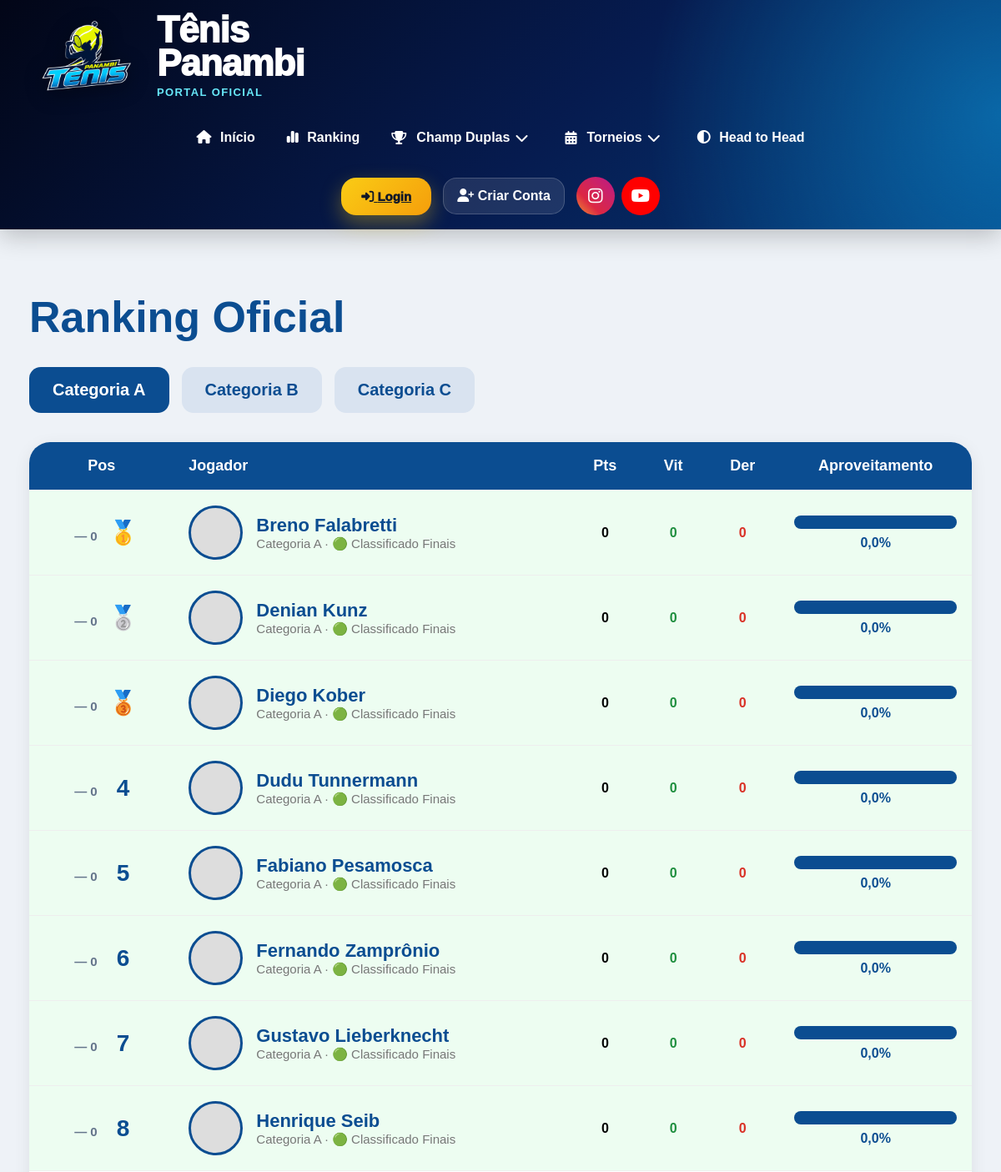
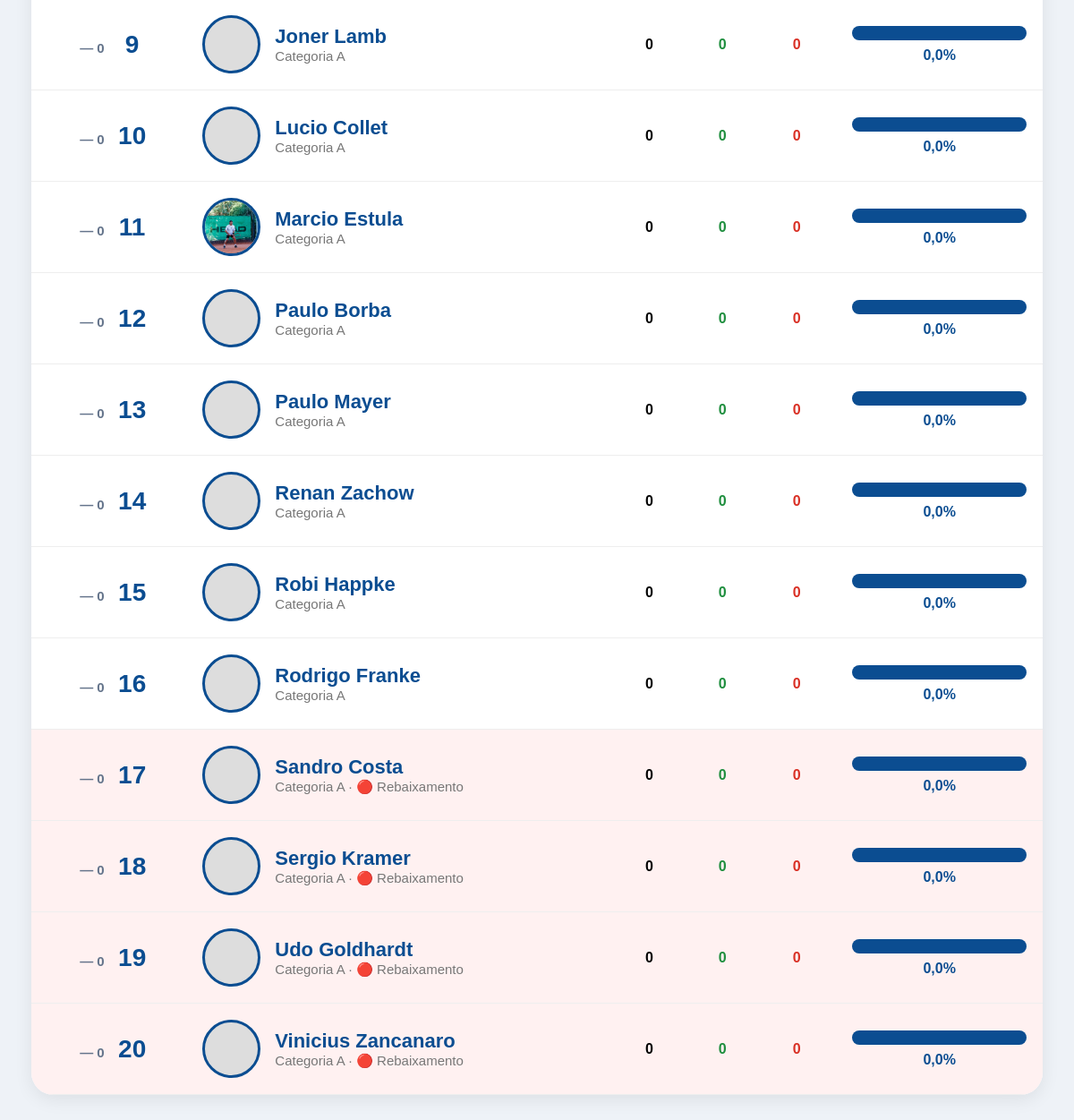
The page /ranking/ on the database its author committed (2 pictures, top to bottom).
### core/models.py (models this page shows, shortened)
class RankingJogador(models.Model):
    torneio = models.ForeignKey(
        Torneio,
        on_delete=models.CASCADE
    )
    categoria = models.ForeignKey(
        CategoriaTorneio,
        on_delete=models.CASCADE
    )
    jogador = models.ForeignKey(
        Jogador,
        on_delete=models.CASCADE
    )
    posicao = models.IntegerField(default=0)
    posicao_anterior = models.IntegerField(default=0)
    pontos = models.IntegerField(default=0)
    pontos = models.IntegerField(default=0)
    vitorias = models.IntegerField(default=0)
    derrotas = models.IntegerField(default=0)
    games_feitos = models.IntegerField(default=0)
    games_sofridos = models.IntegerField(default=0)
    aproveitamento = models.FloatField(default=0)
    posicao = models.IntegerField(default=0)
    status_ranking = models.CharField(
        max_length=30,
        blank=True,
        null=True
    )

class Jogador(models.Model):
    CATEGORIAS = [
        ('A', 'Categoria A'),
        ('B', 'Categoria B'),
        ('C', 'Categoria C'),
    ]
    NIVEIS = [
        ('INICIANTE', 'Iniciante'),
        ('INTERMEDIARIO', 'Intermediário'),
        ('AVANCADO', 'Avançado'),
    ]
    MAOS = [
        ('DIREITA', 'Direita'),
        ('ESQUERDA', 'Esquerda'),
    ]
    BACKHANDS = [
        ('UMA_MAO', '1 mão'),
        ('DUAS_MAOS', '2 mãos'),
    ]
    ESTILOS_JOGO = [
        ('OFENSIVO', 'Ofensivo'),
        ('DEFENSIVO', 'Defensivo'),
        ('ALL_COURT', 'All Court'),
        ('SAQUE_VOLEIO', 'Saque e Voleio'),
    ]
    CLUBES = [
        ('TENIS_PANAMBI', 'Tênis Panambi'),
        ('AABB', 'AABB'),
        ('AFUBRA', 'Afubra'),
        ('OUTRO', 'Outro'),
    ]
    usuario = models.OneToOneField(
        User,
        on_delete=models.SET_NULL,
        null=True,
        blank=True
    )
    nome = models.CharField(max_length=150)
    email = models.EmailField(
        blank=True,
        null=True
    )
    telefone = models.CharField(
        max_length=30,
        blank=True,
        null=True
    )
    cidade = models.CharField(
        max_length=100,
        blank=True,
        null=True
    )
    categoria = models.CharField(
        max_length=1,
        choices=CATEGORIAS,
        blank=True,
        null=True
    )
    nivel = models.CharField(
        max_length=20,
        choices=NIVEIS,
        default='INICIANTE'
    )
    mao_dominante = models.CharField(
        max_length=20,
        choices=MAOS,
        default='DIREITA'
    )
    raquete = models.CharField(
        max_length=100,
        blank=True,
        null=True
    )
    instagram = models.CharField(
        max_length=100,
        blank=True,
        null=True
    )
    foto = models.ImageField(
        upload_to='jogadores/',
        blank=True,
        null=True
    )
    ano_inicio = models.PositiveIntegerField(
        blank=True,
        null=True,
        verbose_name='Ano que começou a jogar'
    )
    clube = models.CharField(
        max_length=30,
        choices=CLUBES,
        blank=True,
        null=True
    )
    backhand = models.CharField(
        max_length=20,
        choices=BACKHANDS,
        blank=True,
        null=True
    )
    estilo_jogo = models.CharField(
        max_length=30,
        choices=ESTILOS_JOGO,
        blank=True,
        null=True
    )
    jogador_favorito = models.CharField(
        max_length=100,
        blank=True,
        null=True
    )
    frase_pessoal = models.CharField(
        max_length=200,
        blank=True,
        null=True
    )
    jogos_historicos = models.IntegerField(default=0)
    vitorias_historicas = models.IntegerField(default=0)
    derrotas_historicas = models.IntegerField(default=0)
    titulos_cd = models.IntegerField(default=0)
    vice_cd = models.IntegerField(default=0)
    semifinal_cd = models.IntegerField(default=0)
    ativo = models.BooleanField(default=False)
    cadastro_revisado = models.BooleanField(default=False)
    criado_em = models.DateTimeField(auto_now_add=True)
    class Meta:
        ordering = ['categoria', 'nome']

class CategoriaTorneio(models.Model):
    CATEGORIAS = [
        ('A', 'Categoria A'),
        ('B', 'Categoria B'),
        ('C', 'Categoria C'),
    ]
    torneio = models.ForeignKey(
        Torneio,
        on_delete=models.CASCADE,
        related_name='categorias'
    )
    categoria = models.CharField(
        max_length=1,
        choices=CATEGORIAS
    )
    quantidade_jogadores = models.IntegerField(default=20)
    classificados_finais = models.IntegerField(default=8)
    promovidos = models.IntegerField(default=0)
    rebaixados = models.IntegerField(default=0)
    melhores_resultados = models.IntegerField(default=10)
    max_jogos_por_rodada = models.IntegerField(default=2)
    rodadas_contabilizadas = models.IntegerField(
    default=10
)

### core/views.py (the view)
def ranking(request):
    torneio_ativo = Torneio.objects.filter(
        ativo=True
    ).order_by(
        '-ano',
        '-edicao',
        '-id'
    ).first()
    if not torneio_ativo:
        ranking_a = []
        ranking_b = []
        ranking_c = []
    else:
        ranking_a = RankingJogador.objects.filter(
            torneio=torneio_ativo,
            categoria__categoria='A'
        ).order_by('posicao')
        ranking_b = RankingJogador.objects.filter(
            torneio=torneio_ativo,
            categoria__categoria='B'
        ).order_by('posicao')
        ranking_c = RankingJogador.objects.filter(
            torneio=torneio_ativo,
            categoria__categoria='C'
        ).order_by('posicao')
    def aplicar_variacao(lista):
        for r in lista:
            r.variacao_posicao = 0
            r.direcao_posicao = 'igual'
            if r.posicao_anterior and r.posicao_anterior > 0:
                if r.posicao < r.posicao_anterior:
                    r.variacao_posicao = r.posicao_anterior - r.posicao
                    r.direcao_posicao = 'subiu'
                elif r.posicao > r.posicao_anterior:
                    r.variacao_posicao = r.posicao - r.posicao_anterior
                    r.direcao_posicao = 'desceu'
        return lista
    ranking_a = aplicar_variacao(list(ranking_a))
    ranking_b = aplicar_variacao(list(ranking_b))
    ranking_c = aplicar_variacao(list(ranking_c))
    return render(
        request,
        'ranking/lista.html',
        {
            'torneio_ativo': torneio_ativo,
            'ranking_a': ranking_a,
            'ranking_b': ranking_b,
            'ranking_c': ranking_c,
        }
    )

### core/templates/ranking/lista.html (shortened to what this page needs)
{% extends 'base/base.html' %}
{% block content %}
<div class="ranking-page">
    <h1 class="ranking-title">
        Ranking Oficial
    </h1>
    <div class="ranking-tabs">
        <button onclick="mostrarCategoria('A')" id="btnA">
            Categoria A
        </button>
        <button onclick="mostrarCategoria('B')" id="btnB">
            Categoria B
        </button>
        <button onclick="mostrarCategoria('C')" id="btnC">
            Categoria C
        </button>
    </div>
    <div id="rankingA">
        {% include 'ranking/tabela.html' with ranking=ranking_a %}
    </div>
</div>
{% endblock %}

### core/templates/ranking/tabela.html (shortened to what this page needs)
<div class="ranking-box">
    <table class="ranking-table">
        <tr class="header">
            <th style="text-align:center;">Pos</th>
            <th style="text-align:left;">Jogador</th>
            <th style="text-align:center;">Pts</th>
            <th style="text-align:center;">Vit</th>
            <th style="text-align:center;">Der</th>
            <th style="text-align:center;">Aproveitamento</th>
        </tr>
        {% for r in ranking %}
        <tr
        {% if r.categoria.categoria != 'A' and r.posicao <= 2 %}
            style="background:#e8f1ff;"
        {% elif r.posicao <= 8 %}
            style="background:#edfdf1;"
        {% elif r.status_ranking == 'REBAIXADO' %}
            style="background:#fff1f1;"
        {% endif %}
        >
            <td class="pos-cell">
                <div style="
                display:flex;
                align-items:center;
                justify-content:center;
                gap:10px;
                ">
                    <div style="width:42px;text-align:right;">
                        {% if r.posicao_anterior > 0 %}
                            {% if r.direcao_posicao == 'subiu' %}
                                <span style="color:#16a34a;font-size:15px;font-weight:900;">
                                    ▲ {{ r.variacao_posicao }}
                                </span>
                            {% elif r.direcao_posicao == 'desceu' %}
                                <span style="color:#dc2626;font-size:15px;font-weight:900;">
                                    ▼ {{ r.variacao_posicao }}
                                </span>
                            {% else %}
                                <span style="color:#64748b;font-size:15px;font-weight:900;">
                                    — 0
                                </span>
                            {% endif %}
                        {% endif %}
                    </div>
                    <div style="
                    min-width:42px;
                    text-align:center;
                    font-size:28px;
                    font-weight:900;
                    color:#0b4d91;
                    ">
                        {% if r.posicao == 1 %}
                            🥇
                        {% elif r.posicao == 2 %}
                            🥈
                        {% elif r.posicao == 3 %}
                            🥉
                        {% else %}
                            {{ r.posicao }}
                        {% endif %}
                    </div>
                </div>
            </td>
            <td>
                <div class="ranking-player">
                    {% if r.jogador.foto %}
                        <img src="{{ r.jogador.foto.url }}" class="ranking-photo">
                    {% else %}
                        <div class="ranking-photo"></div>
                    {% endif %}
                    <div>
                        <div class="ranking-name">
                            {{ r.jogador.nome }}
                        </div>
                        <div class="ranking-sub">
                            Categoria {{ r.categoria.categoria }}
                            {% if r.categoria.categoria != 'A' and r.posicao <= 2 %}
                                {% if r.categoria.categoria == 'B' %}
                                    · 🔵 Acesso Cat. A
                                {% elif r.categoria.categoria == 'C' %}
                                    · 🔵 Acesso Cat. B
                                {% endif %}
                            {% elif r.posicao <= 8 %}
                                · 🟢 Classificado Finais
                            {% elif r.status_ranking == 'REBAIXADO' %}
                                · 🔴 Rebaixamento
                            {% endif %}
                        </div>
                    </div>
                </div>
            </td>
            <td class="center">{{ r.pontos }}</td>
            <td class="center green">{{ r.vitorias }}</td>
            <td class="center red">{{ r.derrotas }}</td>
            <td style="text-align:center;">
                <div class="progress">
                    <div class="progress-bar" style="width:{{ r.aproveitamento }}%;"></div>
                </div>
                <div class="aproveitamento-text">
                    {{ r.aproveitamento }}%
                </div>
            </td>
        </tr>
        {% empty %}
        <tr>
            <td colspan="6" class="empty-ranking">
                Nenhum jogador no ranking desta categoria.
            </td>
        </tr>
        {% endfor %}
    </table>
</div>

### core/templates/base/base.html (style rules this page uses)
* { margin:0; padding:0; box-sizing:border-box; font-family:Arial, Helvetica, sans-serif; }
body { background:#eef2f7; overflow-x:hidden; }
table { width:100%; border-collapse:collapse; }
img { max-width:100%; }

### core/templates/ranking/lista.html (style rules this page uses)
.ranking-page { max-width:1300px; margin:40px auto; }
.ranking-title { font-size:52px; color:#0b4d91; margin-bottom:30px; }
.ranking-tabs { display:flex; gap:15px; margin-bottom:35px; }
.ranking-tabs button { padding:16px 28px; border:none; border-radius:14px; background:#d9e3f0; color:#0b4d91; font-size:20px; font-weight:bold; cursor:pointer; }
#btnA { background:#0b4d91; color:white; }

### core/templates/ranking/tabela.html (style rules this page uses)
.ranking-box { background:white; border-radius:25px; overflow:hidden; box-shadow:0 5px 20px rgba(0,0,0,0.08); }
.ranking-table { width:100%; border-collapse:collapse; }
.ranking-table tr.header { background:#0b4d91; color:white; font-size:18px; }
.ranking-table th, .ranking-table td { padding:18px; border-bottom:1px solid #eee; }
.pos-cell { text-align:center; font-size:28px; font-weight:bold; color:#0b4d91; }
.ranking-player { display:flex; align-items:center; gap:16px; }
.ranking-photo { width:65px; height:65px; border-radius:50%; object-fit:cover; border:3px solid #0b4d91; background:#ddd; }
.ranking-name { font-size:22px; font-weight:bold; color:#0b4d91; }
.ranking-sub { color:#777; font-size:15px; }
.center { text-align:center; font-weight:bold; }
.green { color:#1e8e3e; }
.red { color:#d93025; }
.progress { width:100%; background:#e5e7eb; border-radius:20px; overflow:hidden; height:16px; }
.progress-bar { background:#0b4d91; height:16px; }
.aproveitamento-text { margin-top:8px; font-weight:bold; color:#0b4d91; }

### rows shown on the page
RankingJogador: posicao_anterior "— 0", jogador.nome "Breno Falabretti", categoria.categoria "A", posicao "· 🟢 Classificado Finais", pontos "0", vitorias "0", derrotas "0", aproveitamento "0,0"
RankingJogador: posicao_anterior "— 0", jogador.nome "Denian Kunz", categoria.categoria "A", posicao "· 🟢 Classificado Finais", pontos "0", vitorias "0", derrotas "0", aproveitamento "0,0"
RankingJogador: posicao_anterior "— 0", jogador.nome "Diego Kober", categoria.categoria "A", posicao "· 🟢 Classificado Finais", pontos "0", vitorias "0", derrotas "0", aproveitamento "0,0"
RankingJogador: posicao_anterior "— 0", posicao "4", jogador.nome "Dudu Tunnermann", categoria.categoria "A", shows "· 🟢 Classificado Finais", pontos "0", vitorias "0", derrotas "0", aproveitamento "0,0"
RankingJogador: posicao_anterior "— 0", posicao "5", jogador.nome "Fabiano Pesamosca", categoria.categoria "A", shows "· 🟢 Classificado Finais", pontos "0", vitorias "0", derrotas "0", aproveitamento "0,0"
RankingJogador: posicao_anterior "— 0", posicao "6", jogador.nome "Fernando Zamprônio", categoria.categoria "A", shows "· 🟢 Classificado Finais", pontos "0", vitorias "0", derrotas "0", aproveitamento "0,0"
RankingJogador: posicao_anterior "— 0", posicao "7", jogador.nome "Gustavo Lieberknecht", categoria.categoria "A", shows "· 🟢 Classificado Finais", pontos "0", vitorias "0", derrotas "0", aproveitamento "0,0"
RankingJogador: posicao_anterior "— 0", posicao "8", jogador.nome "Henrique Seib", categoria.categoria "A", shows "· 🟢 Classificado Finais", pontos "0", vitorias "0", derrotas "0", aproveitamento "0,0"
RankingJogador: posicao_anterior "— 0", posicao "9", jogador.nome "Joner Lamb", categoria.categoria "A", pontos "0", vitorias "0", derrotas "0", aproveitamento "0,0"
RankingJogador: posicao_anterior "— 0", posicao "10", jogador.nome "Lucio Collet", categoria.categoria "A", pontos "0", vitorias "0", derrotas "0", aproveitamento "0,0"
RankingJogador: posicao_anterior "— 0", posicao "11", jogador.foto (picture), jogador.nome "Marcio Estula", categoria.categoria "A", pontos "0", vitorias "0", derrotas "0", aproveitamento "0,0"
RankingJogador: posicao_anterior "— 0", posicao "12", jogador.nome "Paulo Borba", categoria.categoria "A", pontos "0", vitorias "0", derrotas "0", aproveitamento "0,0"
RankingJogador: posicao_anterior "— 0", posicao "13", jogador.nome "Paulo Mayer", categoria.categoria "A", pontos "0", vitorias "0", derrotas "0", aproveitamento "0,0"
RankingJogador: posicao_anterior "— 0", posicao "14", jogador.nome "Renan Zachow", categoria.categoria "A", pontos "0", vitorias "0", derrotas "0", aproveitamento "0,0"
RankingJogador: posicao_anterior "— 0", posicao "15", jogador.nome "Robi Happke", categoria.categoria "A", pontos "0", vitorias "0", derrotas "0", aproveitamento "0,0"
RankingJogador: posicao_anterior "— 0", posicao "16", jogador.nome "Rodrigo Franke", categoria.categoria "A", pontos "0", vitorias "0", derrotas "0", aproveitamento "0,0"
RankingJogador: posicao_anterior "— 0", posicao "17", jogador.nome "Sandro Costa", categoria.categoria "A", status_ranking "· 🔴 Rebaixamento", pontos "0", vitorias "0", derrotas "0", aproveitamento "0,0"
RankingJogador: posicao_anterior "— 0", posicao "18", jogador.nome "Sergio Kramer", categoria.categoria "A", status_ranking "· 🔴 Rebaixamento", pontos "0", vitorias "0", derrotas "0", aproveitamento "0,0"
RankingJogador: posicao_anterior "— 0", posicao "19", jogador.nome "Udo Goldhardt", categoria.categoria "A", status_ranking "· 🔴 Rebaixamento", pontos "0", vitorias "0", derrotas "0", aproveitamento "0,0"
RankingJogador: posicao_anterior "— 0", posicao "20", jogador.nome "Vinicius Zancanaro", categoria.categoria "A", status_ranking "· 🔴 Rebaixamento", pontos "0", vitorias "0", derrotas "0", aproveitamento "0,0"
